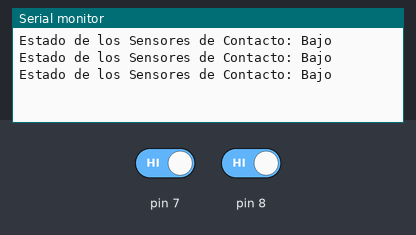
This sketch was run on a simulated Arduino Uno, built with avr-gcc and run on an emulated ATmega328P. Parts: the last lines printed to the serial monitor. Inputs (shaded band) come from the test bench; at power-on: pin 7 HIGH, pin 8 HIGH.

Above: at 2.8 s.
2.9 s: pin 7 driven LOW
At 3.8 s:
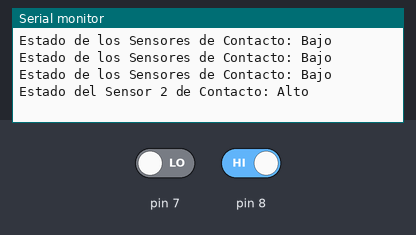
5.5 s: pin 8 driven LOW
At 6.8 s:
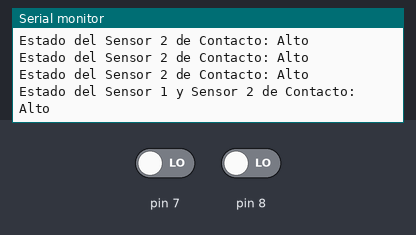
8.5 s: pin 7 driven HIGH
At 9.8 s:
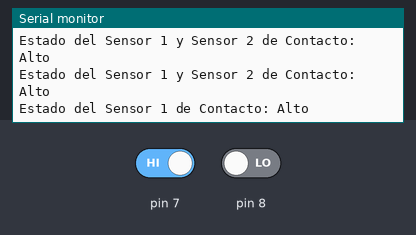

Measured:
- after the input at 2.9 s, the serial monitor: prints a new line after 0.10 s (image 1)
- after the input at 5.5 s, the serial monitor: prints a new line after 0.50 s (image 2)
- after the input at 8.5 s, the serial monitor: prints a new line after 0.50 s (image 3)

The sketch:

ejercicio2.ino
```cpp
void setup()
{
   Serial.begin(9600);
   pinMode(8, INPUT);
   pinMode(7, INPUT);
}

void loop() {
   int buttonState1 = digitalRead(8);
   int buttonState2 = digitalRead(7);


      if (buttonState1 == 0 && buttonState2 == 0)
        {
         Serial.println("Estado del Sensor 1 y Sensor 2 de Contacto: Alto");
         delay(1000);
        }
      if (buttonState1 == 1 && buttonState2 == 0)
        {
         Serial.println("Estado del Sensor 2 de Contacto: Alto");
         delay(1000);
        }
      if (buttonState1 == 0 && buttonState2 == 1)
        {
         Serial.println("Estado del Sensor 1 de Contacto: Alto");
         delay(1000);
        }
      if (buttonState1 == 1 && buttonState2 == 1)
        {
         Serial.println("Estado de los Sensores de Contacto: Bajo");
         delay(1000);
        }


}
```
